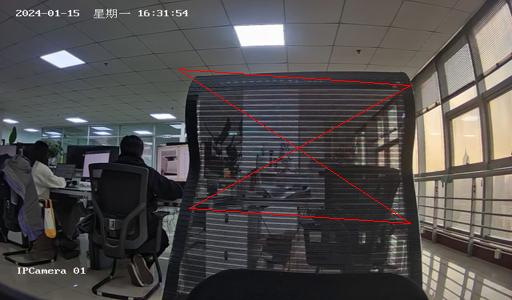
#> input picture saved_images/test_lines.jpg, 512 x 300 px, found by its file name
$ python test.py
#> lines starting #> are read from the running program, lines starting #| are printed output that depends on the picture; after the words box and inside, x2 and y2 are one past the last pixel; in counts of white or black regions, pixels touching at a corner belong together
from PIL import Image, ImageDraw
import cv2
import numpy as np

# 打开图像
image = Image.open('/home/ps/honghesong/test_perspective/saved_images/test_lines.jpg')
#> image is the input picture: PIL image 512x300 RGB; mean R, G, B 81, 77.7, 77.2

image_cv = cv2.cvtColor(np.array(image), cv2.COLOR_RGB2BGR)

# 定义四个点的坐标
points = np.array([(50, 50), (350, 50), (350, 200), (50, 200)], np.int32)

mask = np.zeros(image_cv.shape[:2], dtype=np.uint8)
cv2.fillPoly(mask, [points], (255))
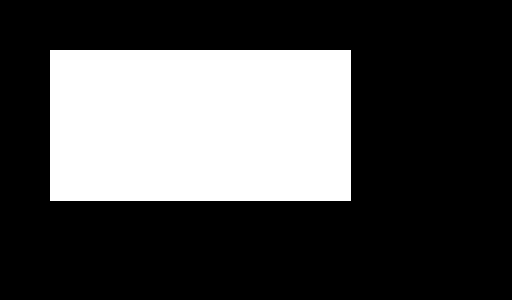
#> mask: shape (300, 512); 29.6% white; 1 white region, box (x1, y1, x2, y2) and area: (50, 50, 351, 201) 45451

# 在原图上根据掩膜图像抠出多边形区域
image_crop = cv2.bitwise_and(image_cv, image_cv, mask=mask)
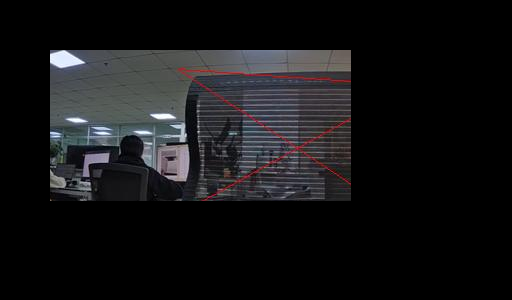
#> image_crop: shape (300, 512, 3); mean B, G, R 22, 20.6, 20.8

#二值化的图
_,binary = cv2.threshold(image_crop,127,255,cv2.THRESH_BINARY)
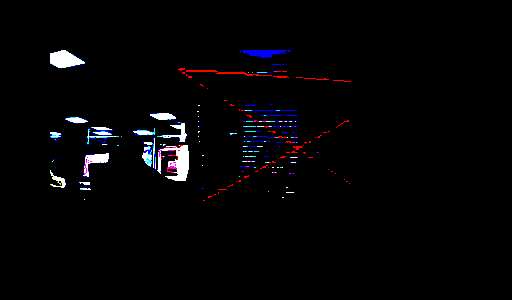
#> binary: shape (300, 512, 3); mean B, G, R 5.7, 4.2, 4.8

#将二值化的图转为灰度图
gray_image = cv2.cvtColor(binary,cv2.COLOR_BGR2GRAY)

# 运行Harris角点检测算法
# corners = cv2.cornerHarris(gray_image, blockSize=2, ksize=3, k=0.04)
# corners = cv2.dilate(corners, None)  # 对角点进行膨胀操作，增加角点的突出性

corners = cv2.goodFeaturesToTrack(gray_image, 100, 0.01, 10)  # 使用Good Features to Track方法检测角点
#> corners = 100 rows, first 8: [177, 174], [89, 183], [152, 143], [175, 118], [84, 62], [107, 154], [60, 134], [50, 132]

#凸包算法筛选出最外面的4个点
hull = cv2.convexHull(corners)
#> hull = [[350, 81], [347, 182], [283, 197], [84, 199], [50, 184], [50, 53], [65, 50], [325, 78]]
# 绘制凸包
for point in hull:
    x, y = point[0]
    cv2.circle(image_cv, (int(x), int(y)), 5, (0,0,255), -1)
#> this loop made 8 passes
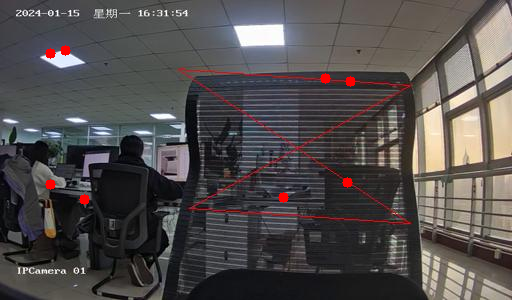
#> image_cv: shape (300, 512, 3); mean B, G, R 76.8, 77.3, 81.7

# 绘制角点
# threshold = 0.1  # 设定角点的阈值
# image_with_corners = cv2.cvtColor(gray_image, cv2.COLOR_GRAY2BGR)
# image_with_corners[corners > threshold * corners.max()] = [0, 0, 255]  # 标记角点的位置为红色

cv2.imwrite('./saved_images/hull.jpg',image_cv)

$ run again, with saved_images/first_img.jpg copied over saved_images/test_lines.jpg
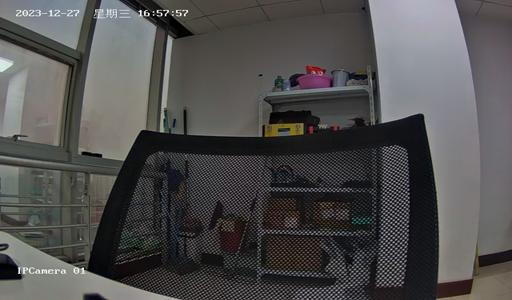
#> input picture saved_images/first_img.jpg, 512 x 300 px, found by its file name
#> image is the input picture: PIL image 512x300 RGB; mean R, G, B 80.5, 79.5, 79.2
#> mask: shape (300, 512); 29.6% white; 1 white region, box (x1, y1, x2, y2) and area: (50, 50, 351, 201) 45451
#> `gray_image = cv2.cvtColor(binary,cv2.COLOR_BGR2GRAY)`:
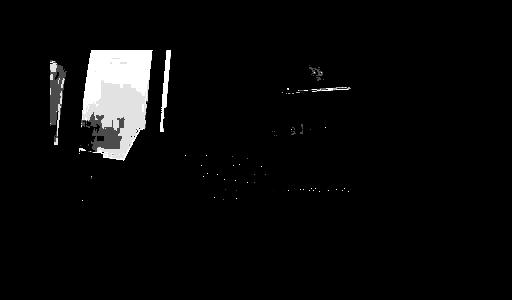
#> gray_image: shape (300, 512); min 0, max 255, mean 10.2
#> corners = 78 rows, first 8: [288, 88], [152, 50], [103, 157], [160, 131], [170, 50], [91, 50], [123, 159], [79, 149]
#> hull = [[350, 88], [348, 191], [236, 198], [82, 200], [55, 143], [50, 94], [50, 63], [91, 50], [170, 50], [314, 73]]
#> the loop `for point in hull:` made 10 passes
#> after the loop `for point in hull:`:
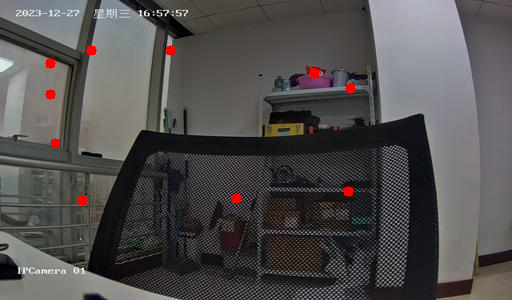
#> image_cv: shape (300, 512, 3); mean B, G, R 78.7, 79, 81.4
